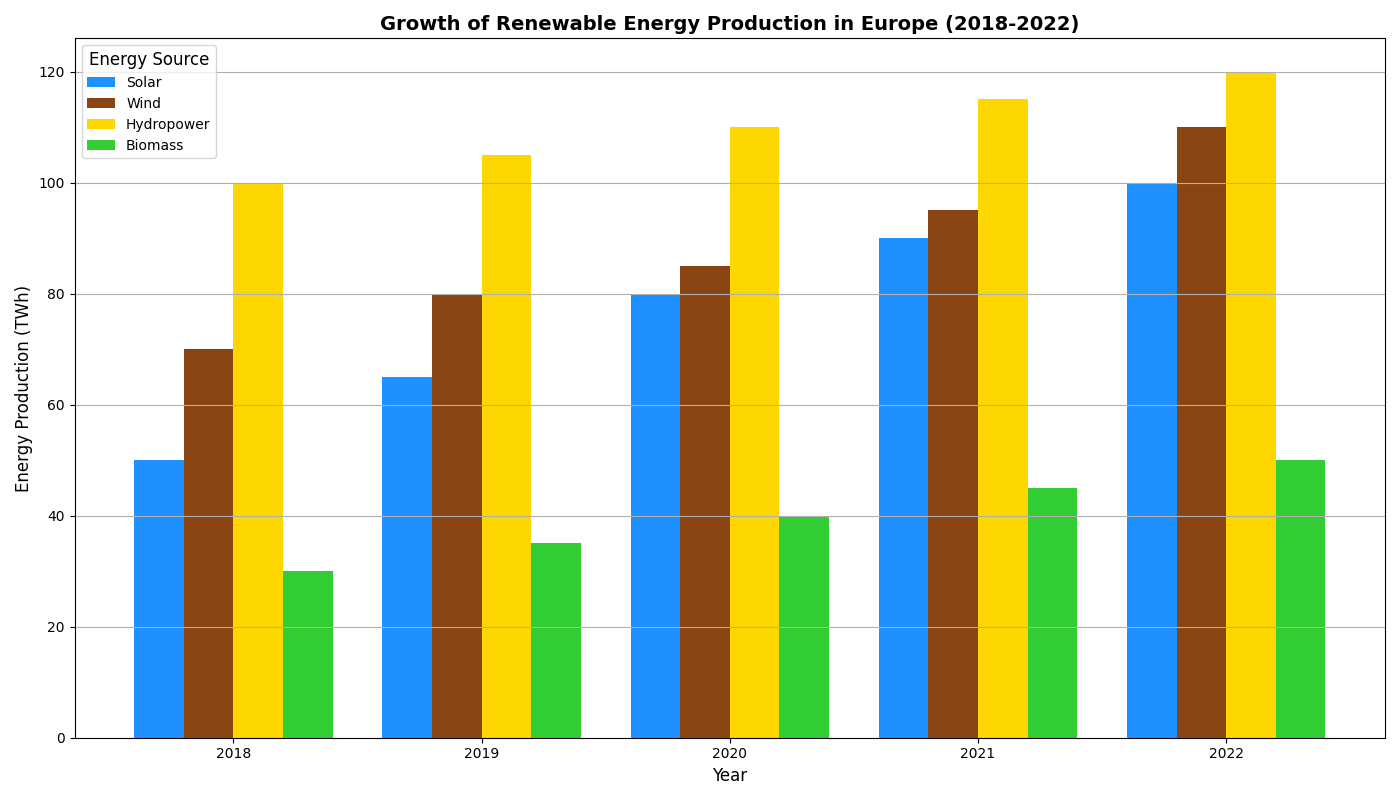

This chart was generated by the following Python code:
import matplotlib.pyplot as plt
import numpy as np

years = ['2018', '2019', '2020', '2021', '2022']
sources = ['Solar', 'Wind', 'Hydropower', 'Biomass']

energy_production = np.array([
    [50, 65, 80, 90, 100],
    [70, 80, 85, 95, 110],
    [100, 105, 110, 115, 120],
    [30, 35, 40, 45, 50]
])

positions = np.arange(len(years))
bar_width = 0.2

fig, ax = plt.subplots(figsize=(14, 8))

# Shuffled colors for each renewable energy source
colors = ['#1E90FF', '#8B4513', '#FFD700', '#32CD32']

for i, source in enumerate(sources):
    ax.bar(positions + i*bar_width, energy_production[i], bar_width, label=source, color=colors[i])

ax.set_xlabel('Year', fontsize=12)
ax.set_ylabel('Energy Production (TWh)', fontsize=12)
ax.set_title('Growth of Renewable Energy Production in Europe (2018-2022)', fontsize=14, fontweight='bold')
ax.set_xticks(positions + bar_width*1.5)
ax.set_xticklabels(years, fontsize=10)
ax.legend(title='Energy Source', fontsize=10, title_fontsize=12)

ax.yaxis.grid(True)
ax.xaxis.grid(False)

plt.tight_layout()
plt.show()
